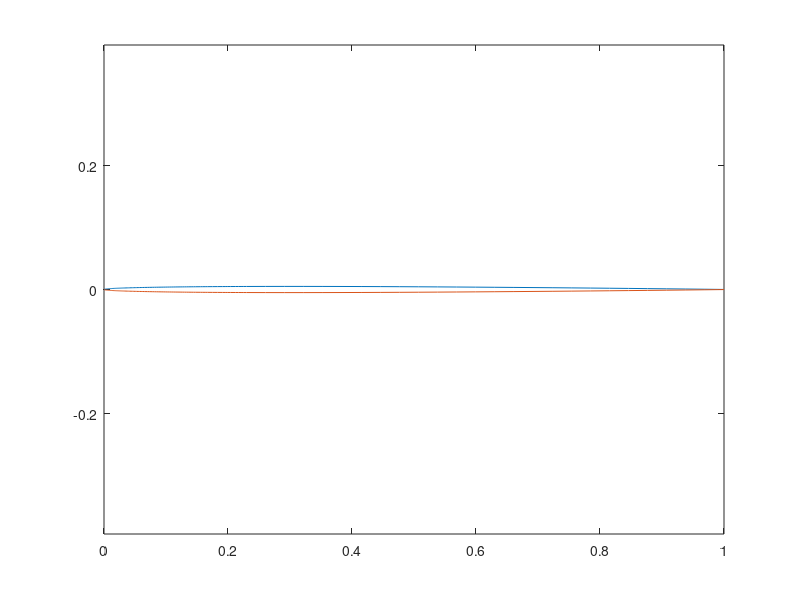

The MATLAB source for this figure: (Note: this script raises an error after producing the figure.)

% get airfoil points to build the cascade
%

% NACA 4 digit series for now 

t = .01;
m = .00; % camber 
p = .0;  % camber position 
% m = .11;
% p = .45;


%vinf = 1;  % freestream velocity
%alp = 0*pi/180;   % freestream angle of attack


%chi = -20*pi/180;
%chi = -6*pi/180;
% 
% dx = .01;
% 
% xf = [0:dx:1*p];
% xa = [1*p+dx:dx:1];
% 
% x = [xf xa];

% this will work for symmetric airfoils 
% theven = [0 : .04 : pi];
% x = - cos(theven)/2 + .5;
% xf = 0;
% xa = x(2:end); 

%theta for break point  p = -cos(theven)/2 + .5

%dth = 0.04
xnums = 120;


thbreak = acos(-(p - .5)*2);

if thbreak == 0
    thbreak=1
end


thfrac = thbreak/pi;
thfrac = 2.5/pi;
nbefore = round(xnums*thfrac)
nafter = xnums - nbefore;
dthbef = thbreak/(nbefore);
thf = [0 : dthbef : thbreak];
dthaft = (pi - thbreak)/(nafter);
tha = [thbreak + dthaft : dthaft : pi];
xf = -cos(thf)/2 + .5;
xa_linspacing = (1-xf(end))./((xnums+1)-length(xf));
xa = [(xf(end)+xa_linspacing):xa_linspacing:1];
x = [xf xa];


% xa = -cos(tha)/2 + .5;
% x = [xf xa];

numb = length(x);

yt = t/.2*(.2969*sqrt(x) - .126*x - .35160*x.^2 + .28430*x.^3 - .1015*x.^4);

if (m == 0) 
    ycf = 0*xf;
    yca = 0*xa;
    dycf = 0*xf;
    dyca = 0*xa;
else
    ycf = m/p^2 *(2*p*xf - xf.^2);
    yca = m/(1-p)^2*( (1-2*p) + 2*p*xa - xa.^2);


    dycf = m/p^2*(2*p-2*xf);
    dyca = m/(1-p)^2*(2*p - 2*xa);
end

yc = [ycf yca];
dyc = [dycf dyca];

thet = atan(dyc);

xu = x - yt.*sin(thet);
yu = yc + yt.*cos(thet);

xl = x + yt.*sin(thet);
yl = yc - yt.*cos(thet);

plot(xu,yu, xl,yl);
axis equal;

% Now put points from trailing edge around bottom and then around top back
% to trailing edge. 

xaf = [fliplr(xl) xu(2:end)] -.5 ;
yaf = [fliplr(yl) yu(2:end)];

%close trailing edge
yave = (yaf(end) - yaf(1))/2 + yaf(1);
yaf(end) = yave;
yaf(1) = yave;
xaf(end) = xaf(1);
% Add stagger if there is any


% put in the PG transform here ... (then the chi)
yaf = yaf/beta;
%xaf = xaf/beta;

xaf2 = xaf*cos(chi) - yaf*sin(chi) ;
yaf2 = xaf*sin(chi) + yaf*cos(chi) ;


%axis equal;

% set spacing (based on chord = 1) and repeat to create cascade of foils


% h = 1;
% for j = 1:4
%     yafs(j,:) = yaf2 +(j -1)*h;
%     
%     plot(xaf2, (yafs(j,:)));
%    
% end
% 
% % Form the complex variable and do the transformation
% 
% z1 = xaf2 + 1i*yaf2;
% 
% z2 = tanh(pi * z1/h);
% xnew = real(z2);
% ynew = imag(z2);
% figure(2)
% plot(xnew,ynew,'+');
% axis equal
  

xnew = xaf2;
ynew = yaf2;

% set trailing edge point 
slope2 = (ynew(3) - ynew(2))/(xnew(3) - xnew(2));
slope3 = (ynew(end-1) - ynew(end-2))/(xnew(end-1) - xnew(end-2));
xnew(1) = (-ynew(2) + ynew(end-1) + xnew(2)*slope2 - xnew(end-1)*slope3)/ ...
   (slope2 - slope3);
ynew(1) = slope2 * (xnew(1) - xnew(2)) + ynew(2);

xnew(end) = xnew(1);
ynew(end) = ynew(1);

%this is a fudge here so that the asymp solver works - it needs airfoil
%going from 0 to 2 even after it is rotated (I think ) 
% stretchfac = (max(xnew)-min(xnew))/1.0;
% xnew = xnew/stretchfac;
% ynew = ynew/stretchfac;


% ynew(1) = 0;
% ynew(end) = 0;
% xnew(1) = .505;
% xnew(end) = .505;

figure(1)
plot(xnew,ynew,'o')
% Determine the panel angles used in Keuthe and Chow 

for j = 1: length(xnew) -1;
    
        thetpan1(j) = atan2(ynew(j+1) - ynew(j), xnew(j+1) - xnew(j));
end;
thetpan = unwrap(thetpan1);
figure(3)
plot(thetpan*180/pi,'+')

% xnew and ynew and thetpan are the end points and panel angles.
% from this must get panel midpoints and lengths

xmid = xnew(1:end-1)+ (xnew(2:end) - xnew(1:end-1))/2;
ymid = ynew(1:end-1)+(ynew(2:end) - ynew(1:end-1))/2;

SJ = sqrt( ( xnew(2:end) - xnew(1:end-1) ).^2 + (ynew(2:end)-ynew(1:end-1)).^2);



